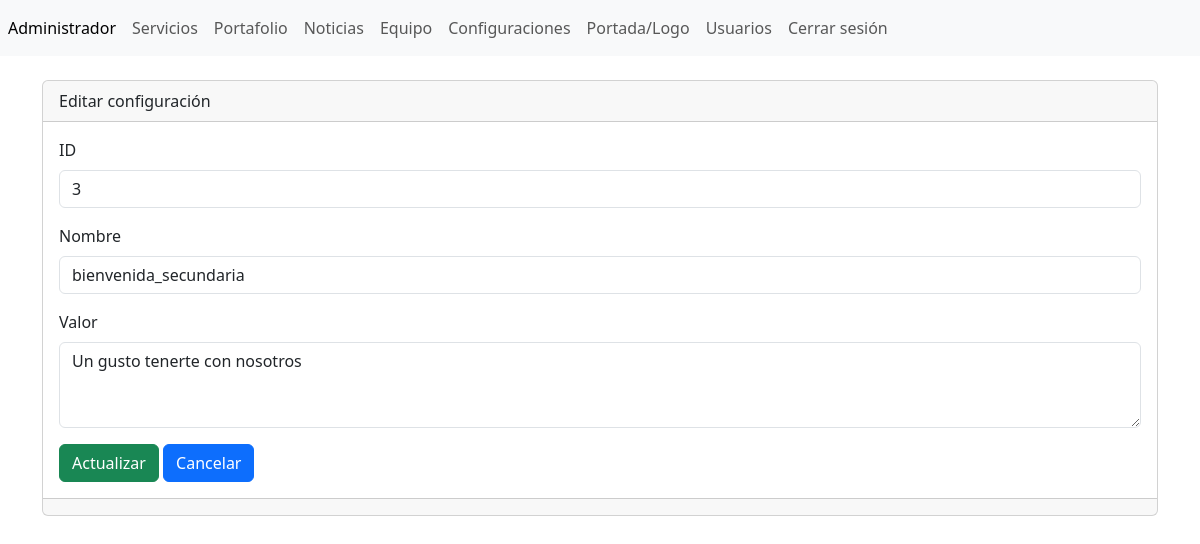
The app's page /admin/secciones/configuraciones/editar.php?txtID=3 (signed in) with its own data.
### tables this page shows
CREATE TABLE `tbl_confifiguraciones` (
  `ID` int(11) NOT NULL,
  `nombreConfiguracion` varchar(255) NOT NULL,
  `valor` varchar(255) NOT NULL,
  `log` varchar(255) NOT NULL
);

### admin/secciones/configuraciones/editar.php (the view, shortened to what this page needs)
<?php
include("../../templates/header.php");
include("../../bd.php");
$txtID = '';
$nombreConfiguracion = $valor = '';
if (isset($_GET['txtID']) && is_numeric($_GET['txtID'])) {
  $txtID = (int)$_GET['txtID'];
  $st = $conexion->prepare("SELECT * FROM `tbl_confifiguraciones` WHERE id = :id");
  $st->bindParam(":id", $txtID, PDO::PARAM_INT);
  $st->execute();
  if ($reg = $st->fetch(PDO::FETCH_ASSOC)) {
    $nombreConfiguracion = $reg['nombreConfiguracion'] ?? '';
    $valor               = $reg['valor'] ?? '';
  }
}
?>
<div class="card">
  <div class="card-header">
    Editar configuración
  </div>
  <div class="card-body">
    <form action="" method="post">
      <div class="mb-3">
        <label for="txtID" class="form-label">ID</label>
        <input type="text" class="form-control" id="txtID" name="txtID"
               value="<?= htmlspecialchars((string)$txtID) ?>" readonly>
      </div>
      <div class="mb-3">
        <label for="nombreConfiguracion" class="form-label">Nombre</label>
        <input type="text" class="form-control" id="nombreConfiguracion" name="nombreConfiguracion"
               value="<?= htmlspecialchars($nombreConfiguracion) ?>" placeholder="Nombre de la configuración" required>
      </div>
      <div class="mb-3">
        <label for="valor" class="form-label">Valor</label>
        <textarea class="form-control" id="valor" name="valor" rows="3"
                  placeholder="Valor de la configuración"><?= htmlspecialchars($valor) ?></textarea>
      </div>
      <button type="submit" class="btn btn-success">Actualizar</button>
      <a class="btn btn-primary" href="index.php" role="button">Cancelar</a>
    </form>
  </div>
  <div class="card-footer text-muted"></div>
</div>
<?php include("../../templates/footer.php"); ?>

### records on screen
tbl_confifiguraciones: nombreConfiguracion "bienvenida_secundaria", valor "Un gusto tenerte con nosotros"
